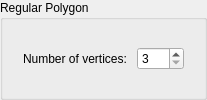
                     <widget class="QGroupBox" name="regPolyGroupBox">
                      <property name="title">
                       <string>Regular Polygon</string>
                      </property>
                      <layout class="QVBoxLayout" name="verticalLayout_28">
                       <item>
                        <widget class="QWidget" name="regPolyVertWidget" native="true">
                         <layout class="QHBoxLayout" name="horizontalLayout_14">
                          <item>
                           <widget class="QLabel" name="regPolyVertLabel">
                            <property name="text">
                             <string>Number of vertices: </string>
                            </property>
                           </widget>
                          </item>
                          <item>
                           <widget class="QSpinBox" name="regPolyVertSpinBox">
                            <property name="accelerated">
                             <bool>true</bool>
                            </property>
                            <property name="minimum">
                             <number>3</number>
                            </property>
                            <property name="maximum">
                             <number>100</number>
                            </property>
                           </widget>
                          </item>
                         </layout>
                        </widget>
                       </item>
                      </layout>
                     </widget>
